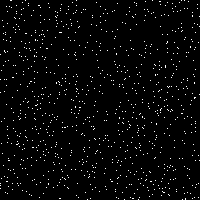
#> input picture faceai/img/black-noise.png, 200 x 200 px, found by its file name
$ python hist.py   (older library calls are emulated)
#> lines starting #> are read from the running program, lines starting #| are printed output that depends on the picture
#coding=utf-8
#直方图

import cv2
import numpy as np
from matplotlib import pyplot as plt

plt.rcParams['font.sans-serif'] = ['SimHei']  #用来正常显示中文标签

# [82 lines of commented-out code are left out]
img = cv2.imread("img/black-noise.png")
#> img is the input picture: shape (200, 200, 3); 2.5% white in thin lines or dots

dst = cv2.blur(img, (5, 5))  #均值滤波
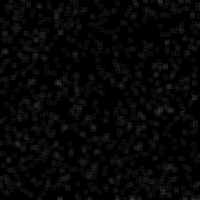
#> dst: shape (200, 200, 3); min 0, max 61, mean 6.2
gaussian = cv2.GaussianBlur(img, (5, 5), 1)  #高斯滤波
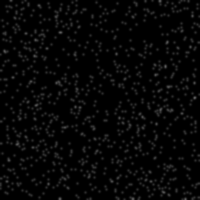
#> gaussian: shape (200, 200, 3); min 0, max 92, mean 6.3
median = cv2.medianBlur(img, 5)  #中值滤波
#> median: shape (200, 200, 3); every value is 0
cv2.imshow("image", gaussian)

# #Sobel算子 —— 是一种带有方向性的滤波器
# img = cv2.imread('img/ag.png', cv2.IMREAD_COLOR)
# x = cv2.Sobel(
#     img, cv2.CV_16S, 1, 0
# )  #cv2.CV_16S -- Sobel 函数求完导数后会有负值和大于255的值，而原图像是uint8（8位无符号数据），所以在建立图像时长度不够，会被截断，所以使用16位有符号数据
# y = cv2.Sobel(img, cv2.CV_16S, 0, 1)
# absx = cv2.convertScaleAbs(
#     x)  #convertScaleAbs() --  转回uint8形式，否则将无法显示图像，而只是一副灰色图像
# absy = cv2.convertScaleAbs(y)
# dist = cv2.addWeighted(absx, 0.5, absy, 0.5, 0)  #参数2：第1张图的权重；参数4：第2张图的权重
# # cv2.imshow('y', absy)
# # cv2.imshow('x', absx)
# cv2.imshow('dsit', dist)
# cv2.imshow('img', img)

cv2.waitKey(0)
cv2.destroyAllWindows()
